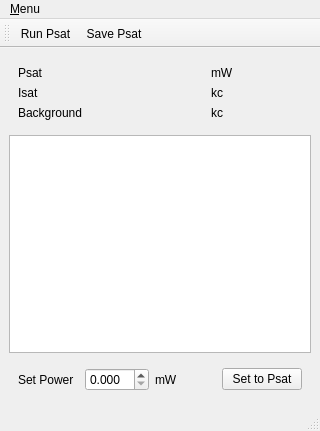
<?xml version="1.0" encoding="UTF-8"?>
<ui version="4.0">
 <class>MainWindow</class>
 <widget class="QMainWindow" name="MainWindow">
  <property name="geometry">
   <rect>
    <x>0</x>
    <y>0</y>
    <width>320</width>
    <height>431</height>
   </rect>
  </property>
  <property name="windowTitle">
   <string>qudi: AOM &amp; Psat</string>
  </property>
  <widget class="QWidget" name="centralwidget">
   <layout class="QVBoxLayout" name="verticalLayout_2">
    <item>
     <widget class="QWidget" name="widget_2" native="true">
      <layout class="QGridLayout" name="gridLayout_2">
       <item row="0" column="0">
        <widget class="QLabel" name="label_2">
         <property name="text">
          <string>Psat</string>
         </property>
        </widget>
       </item>
       <item row="0" column="1">
        <widget class="QLabel" name="Psat_display">
         <property name="text">
          <string/>
         </property>
        </widget>
       </item>
       <item row="0" column="2">
        <widget class="QLabel" name="label_8">
         <property name="text">
          <string>mW</string>
         </property>
        </widget>
       </item>
       <item row="1" column="0">
        <widget class="QLabel" name="label_5">
         <property name="text">
          <string>Isat</string>
         </property>
        </widget>
       </item>
       <item row="1" column="1">
        <widget class="QLabel" name="Isat_display">
         <property name="text">
          <string/>
         </property>
        </widget>
       </item>
       <item row="1" column="2">
        <widget class="QLabel" name="label_7">
         <property name="text">
          <string>kc</string>
         </property>
        </widget>
       </item>
       <item row="2" column="0">
        <widget class="QLabel" name="label_3">
         <property name="text">
          <string>Background</string>
         </property>
        </widget>
       </item>
       <item row="2" column="1">
        <widget class="QLabel" name="bg_display">
         <property name="text">
          <string/>
         </property>
        </widget>
       </item>
       <item row="2" column="2">
        <widget class="QLabel" name="label_9">
         <property name="text">
          <string>kc</string>
         </property>
        </widget>
       </item>
      </layout>
     </widget>
    </item>
    <item>
     <widget class="PlotWidget" name="psat_plot_PlotWidget"/>
    </item>
    <item>
     <widget class="QWidget" name="widget" native="true">
      <layout class="QHBoxLayout" name="horizontalLayout_4">
       <item>
        <widget class="QLabel" name="label_4">
         <property name="text">
          <string>Set Power</string>
         </property>
        </widget>
       </item>
       <item>
        <layout class="QHBoxLayout" name="horizontalLayout_3">
         <item>
          <widget class="QDoubleSpinBox" name="setPower">
           <property name="decimals">
            <number>3</number>
           </property>
           <property name="singleStep">
            <double>0.100000000000000</double>
           </property>
          </widget>
         </item>
        </layout>
       </item>
       <item>
        <widget class="QLabel" name="label">
         <property name="text">
          <string>mW</string>
         </property>
        </widget>
       </item>
       <item>
        <widget class="QPushButton" name="pushButton">
         <property name="text">
          <string>Set to Psat</string>
         </property>
        </widget>
       </item>
      </layout>
     </widget>
    </item>
   </layout>
  </widget>
  <widget class="QMenuBar" name="menubar">
   <property name="geometry">
    <rect>
     <x>0</x>
     <y>0</y>
     <width>320</width>
     <height>21</height>
    </rect>
   </property>
   <widget class="QMenu" name="menuView">
    <property name="title">
     <string>&amp;Menu</string>
    </property>
    <addaction name="actionClose"/>
   </widget>
   <addaction name="menuView"/>
  </widget>
  <widget class="QStatusBar" name="statusbar"/>
  <widget class="QToolBar" name="counting_control_ToolBar">
   <property name="windowTitle">
    <string>Counting Controls</string>
   </property>
   <property name="toolButtonStyle">
    <enum>Qt::ToolButtonTextUnderIcon</enum>
   </property>
   <attribute name="toolBarArea">
    <enum>TopToolBarArea</enum>
   </attribute>
   <attribute name="toolBarBreak">
    <bool>false</bool>
   </attribute>
   <addaction name="run_psat_Action"/>
   <addaction name="save_psat_Action"/>
  </widget>
  <action name="run_psat_Action">
   <property name="icon">
    <iconset>
     <normaloff>../../artwork/icons/qudiTheme/22x22/start-counter.png</normaloff>../../artwork/icons/qudiTheme/22x22/start-counter.png</iconset>
   </property>
   <property name="text">
    <string>Run Psat</string>
   </property>
   <property name="toolTip">
    <string>Run a Psat measurement</string>
   </property>
  </action>
  <action name="save_psat_Action">
   <property name="icon">
    <iconset>
     <normaloff>../../artwork/icons/oxygen/22x22/document-save.png</normaloff>../../artwork/icons/oxygen/22x22/document-save.png</iconset>
   </property>
   <property name="text">
    <string>Save Psat</string>
   </property>
   <property name="toolTip">
    <string>Save measurement to file</string>
   </property>
  </action>
  <action name="actionClose">
   <property name="icon">
    <iconset>
     <normaloff>../../artwork/icons/oxygen/22x22/application-exit.png</normaloff>../../artwork/icons/oxygen/22x22/application-exit.png</iconset>
   </property>
   <property name="text">
    <string>Close</string>
   </property>
  </action>
 </widget>
 <customwidgets>
  <customwidget>
   <class>PlotWidget</class>
   <extends>QGraphicsView</extends>
   <header>pyqtgraph</header>
  </customwidget>
 </customwidgets>
 <resources/>
 <connections>
  <connection>
   <sender>actionClose</sender>
   <signal>triggered()</signal>
   <receiver>MainWindow</receiver>
   <slot>close()</slot>
   <hints>
    <hint type="sourcelabel">
     <x>-1</x>
     <y>-1</y>
    </hint>
    <hint type="destinationlabel">
     <x>399</x>
     <y>299</y>
    </hint>
   </hints>
  </connection>
 </connections>
</ui>
